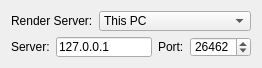
<?xml version="1.0" encoding="UTF-8"?>
<ui version="4.0">
 <class>ServerSettings</class>
 <widget class="QDialog" name="ServerSettings">
  <property name="geometry">
   <rect>
    <x>0</x>
    <y>0</y>
    <width>262</width>
    <height>68</height>
   </rect>
  </property>
  <property name="minimumSize">
   <size>
    <width>262</width>
    <height>68</height>
   </size>
  </property>
  <property name="maximumSize">
   <size>
    <width>262</width>
    <height>68</height>
   </size>
  </property>
  <property name="windowTitle">
   <string>Server Options</string>
  </property>
  <layout class="QVBoxLayout" name="verticalLayout">
   <item>
    <layout class="QHBoxLayout" name="horizontalLayout">
     <item>
      <widget class="QLabel" name="labelRenderServer">
       <property name="sizePolicy">
        <sizepolicy hsizetype="Fixed" vsizetype="Preferred">
         <horstretch>0</horstretch>
         <verstretch>0</verstretch>
        </sizepolicy>
       </property>
       <property name="text">
        <string>Render Server:</string>
       </property>
      </widget>
     </item>
     <item>
      <widget class="QComboBox" name="comboRenderServer">
       <item>
        <property name="text">
         <string>This PC</string>
        </property>
       </item>
       <item>
        <property name="text">
         <string>Remote Server</string>
        </property>
       </item>
      </widget>
     </item>
    </layout>
   </item>
   <item>
    <layout class="QHBoxLayout" name="layoutServerSettings">
     <item>
      <widget class="QLabel" name="labelServer">
       <property name="text">
        <string>Server:</string>
       </property>
      </widget>
     </item>
     <item>
      <widget class="QLineEdit" name="editServer">
       <property name="text">
        <string>127.0.0.1</string>
       </property>
      </widget>
     </item>
     <item>
      <widget class="QLabel" name="labelPort">
       <property name="text">
        <string>Port:</string>
       </property>
      </widget>
     </item>
     <item>
      <widget class="QSpinBox" name="spinnerPort">
       <property name="minimum">
        <number>1</number>
       </property>
       <property name="maximum">
        <number>65535</number>
       </property>
       <property name="value">
        <number>26462</number>
       </property>
      </widget>
     </item>
    </layout>
   </item>
  </layout>
 </widget>
 <resources/>
 <connections>
  <connection>
   <sender>editServer</sender>
   <signal>textEdited(QString)</signal>
   <receiver>ServerSettings</receiver>
   <slot>saveSettings()</slot>
   <hints>
    <hint type="sourcelabel">
     <x>114</x>
     <y>54</y>
    </hint>
    <hint type="destinationlabel">
     <x>5</x>
     <y>2</y>
    </hint>
   </hints>
  </connection>
  <connection>
   <sender>spinnerPort</sender>
   <signal>valueChanged(int)</signal>
   <receiver>ServerSettings</receiver>
   <slot>saveSettings()</slot>
   <hints>
    <hint type="sourcelabel">
     <x>251</x>
     <y>51</y>
    </hint>
    <hint type="destinationlabel">
     <x>252</x>
     <y>3</y>
    </hint>
   </hints>
  </connection>
  <connection>
   <sender>comboRenderServer</sender>
   <signal>currentIndexChanged(int)</signal>
   <receiver>ServerSettings</receiver>
   <slot>renderServerStatus()</slot>
   <hints>
    <hint type="sourcelabel">
     <x>135</x>
     <y>15</y>
    </hint>
    <hint type="destinationlabel">
     <x>151</x>
     <y>2</y>
    </hint>
   </hints>
  </connection>
  <connection>
   <sender>comboRenderServer</sender>
   <signal>currentIndexChanged(int)</signal>
   <receiver>ServerSettings</receiver>
   <slot>saveSettings()</slot>
   <hints>
    <hint type="sourcelabel">
     <x>170</x>
     <y>19</y>
    </hint>
    <hint type="destinationlabel">
     <x>130</x>
     <y>33</y>
    </hint>
   </hints>
  </connection>
 </connections>
 <slots>
  <slot>saveSettings()</slot>
  <slot>renderServerStatus()</slot>
 </slots>
</ui>
